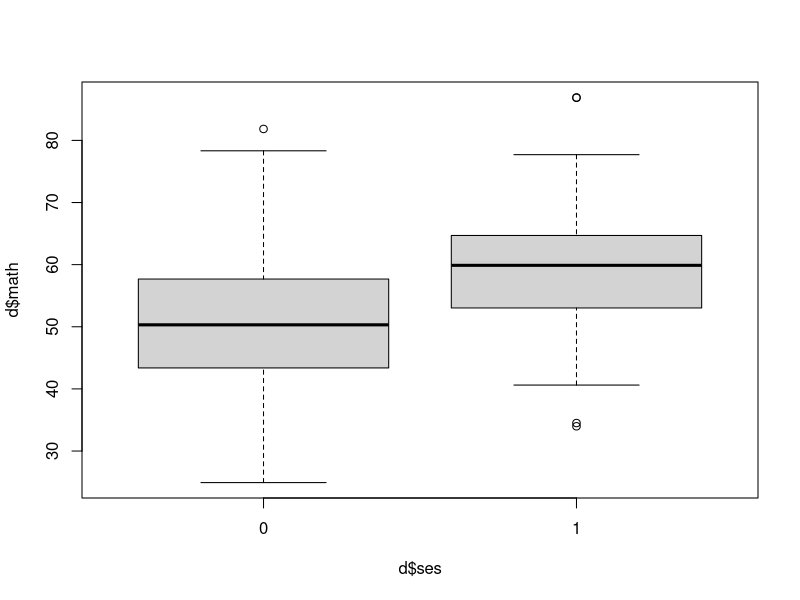
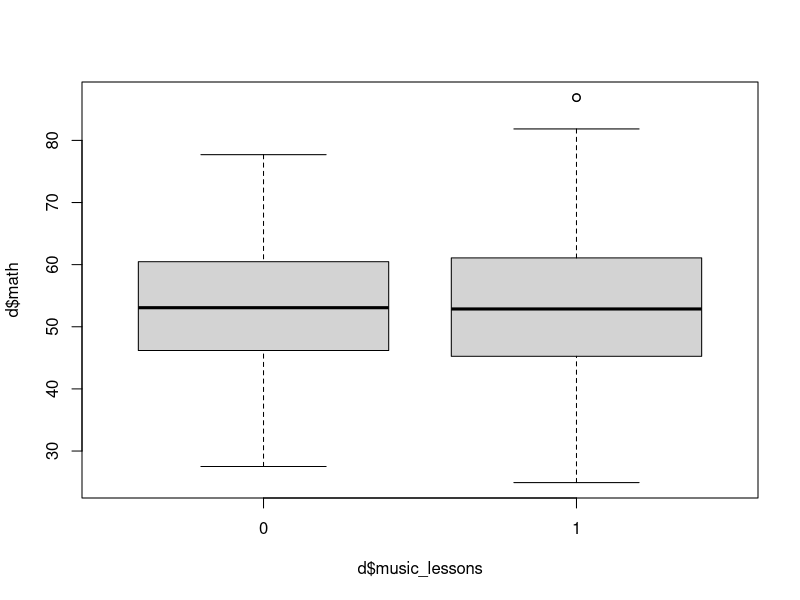

Source code (R) for these figures, in order:
# Script1. Randomized experiment (under construction) 
#
# The simulated scenario is a simple randomized experiment on the effect of extra 
# music lessons on math performance.
#
# Simulated variables:
#  1. Independent variable: At the start of grade 6, all children at a specific 
#     school are randomly assigned to receive either extra music lessons (treatment) 
#     or no extra music lessons (control).    
#  2. Background (or pre-treatment) variable: Socioeconomic status, defined based 
#     on residential area (either high-income or low-income area). 
#  3. Outcome variable: Score on math test taken at the end of the semester.
#
# Mats Nilsson (mats.nilsson@psychology.su.se), revised: 2018-11-11



# To be continued at REX003 ...

## Clear things and set random seed --------------------------------------------
rm(list = ls())
graphics.off()
cat("\014")
set.seed(123)
## -----------------------------------------------------------------------------


## Simulate data ---------------------------------------------------------------
n <- 600 # Sample size

id <- 1:n # Unique id number for each participant

# Random assignment
rand_assign <- sample(c(0, 1), replace = TRUE, size = n) # Bernoulli trial method

# Music lessons (for the moment assuming 100 % compliance)
music_lessons <- rand_assign

# Socoeconomic status
ses <- sample(c(0, 1), prob = c(0.7, 0.3), size = n, replace = TRUE)

# Performance math test (dependent on SES but independent of treatment)
math <- rnorm(n, m = 50, sd = 10) + 10 * ses # Math test, mean = 50; sd = 10

# Make data set
d <- data.frame(id, rand_assign, ses, music_lessons, math)

# Remove varibles, as they now are in data frame d
rm(id, rand_assign, ses, music_lessons, math)
## -----------------------------------------------------------------------------


## Some checks -----------------------------------------------------------------
# Balance check
balance_table <- table(rand_assign = d$rand_assign, ses = d$ses)  
balance_table_prop <- prop.table(balance_table, margin = 1)
round(balance_table_prop, 2)

# Effect of ses on math
boxplot(d$math ~ d$ses)
t.test(d$math ~ d$ses) 

# Effect of music lessons on math
boxplot(d$math ~ d$music_lessons)
t.test(d$math ~ d$music_lessons)
## -----------------------------------------------------------------------------





